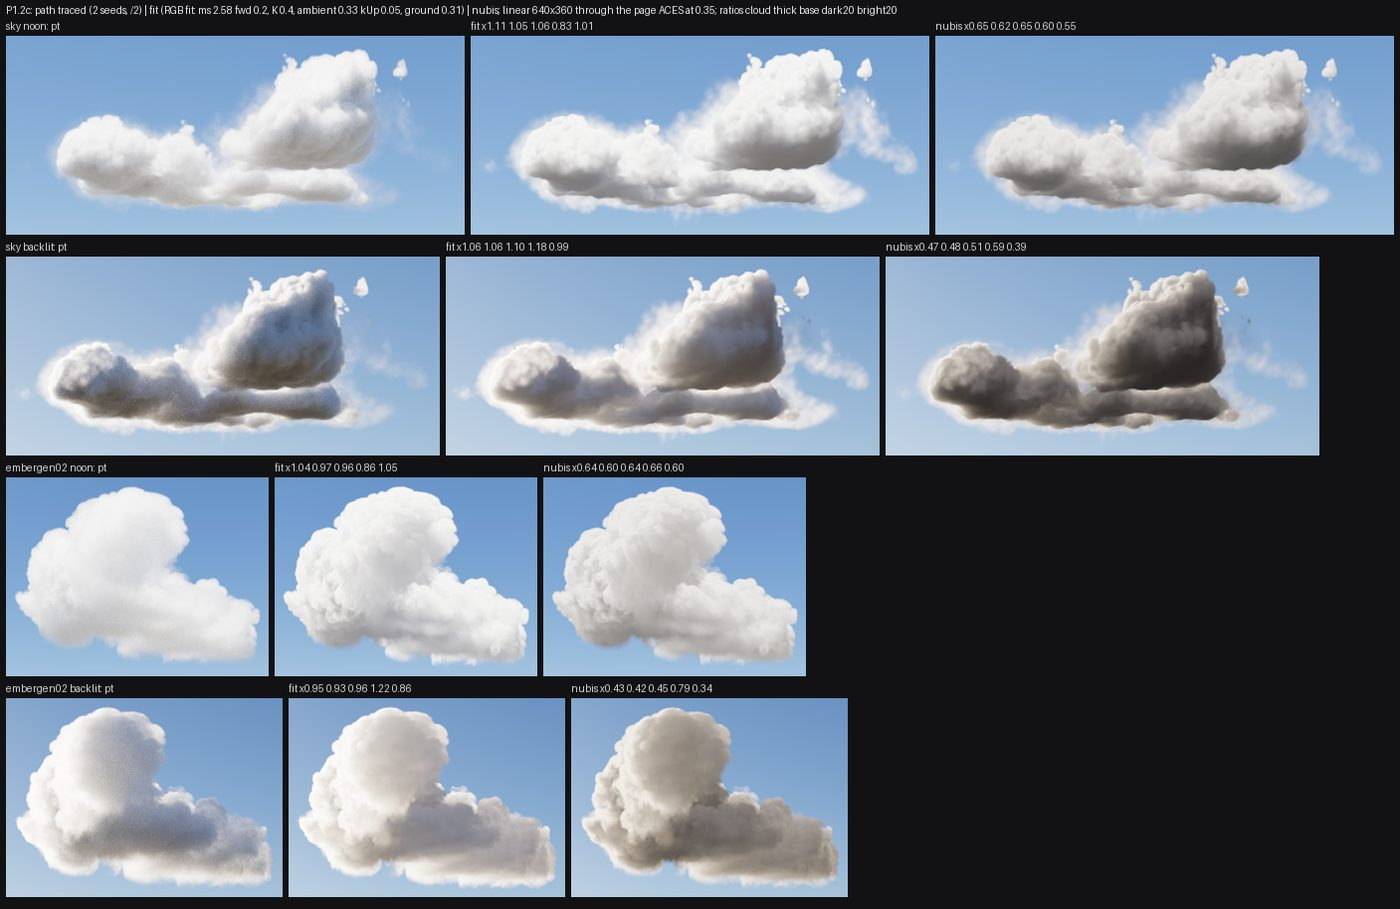

The Python source for this figure:
#!/usr/bin/env python3
"""P1.2c sheet: path traced (2 seeds, /2) | fit (P1.2c defaults: <cloud>/final) | nubis (P1.2a's frames, unchanged), the P1.2a layout."""
import sys
from pathlib import Path

import numpy as np
from PIL import Image, ImageDraw

HERE = Path(__file__).resolve().parent
import importlib.util  # noqa: E402
_spec = importlib.util.spec_from_file_location('fit_p12b', HERE.parent / 'P1-2b' / 'fit.py')
F = importlib.util.module_from_spec(_spec); _spec.loader.exec_module(F)
sc = F.sc
NUBIS = Path(sys.argv[1]) if len(sys.argv) > 1 else Path('/Users/dex/Developer/WebGPUClouds/.claude/worktrees/agent-ab50b258c64ef6215/work/captures/P1-2a')

rows, tile_h = [], 200
for cloud, sun in F.FRAMES:
    reg, pt = F.reference(cloud, sun)
    fit = sc.read_pfm(HERE / cloud / 'final' / f'fit-{sun}.pfm')[..., :3]
    nub = sc.read_pfm(NUBIS / cloud / f'nubis-{sun}.pfm')[..., :3]
    a = F.half(sc.as_mask(sc.read_pfm(F.REF / cloud / f'alpha-{sun}.pfm'))[..., None])
    rf, rn = F.means(fit, reg) / F.means(pt, reg), F.means(nub, reg) / F.means(pt, reg)
    ys, xs = np.nonzero(a > 0.02)
    h, w = a.shape
    mg = 10
    y0, y1, x0, x1 = max(0, ys.min() - mg), min(h, ys.max() + mg), max(0, xs.min() - mg), min(w, xs.max() + mg)
    tiles = []
    for img in [pt, fit, nub]:
        t = Image.fromarray((np.clip(sc.aces_srgb(img[y0:y1, x0:x1], 0.35), 0, 1) * 255).astype(np.uint8))
        tiles.append(t.resize((max(1, int(t.size[0] * tile_h / t.size[1])), tile_h), Image.LANCZOS))
    rows.append((f'{cloud} {sun}', tiles, rf, rn))
pad, lh = 6, 16
W = max(sum(t.size[0] for t in ts) + pad * 4 for _, ts, _, _ in rows)
H = 20 + len(rows) * (tile_h + lh + pad) + pad
out = Image.new('RGB', (W, H), (18, 18, 20))
dr = ImageDraw.Draw(out)
dr.text((pad, 4), 'P1.2c: path traced (2 seeds, /2) | fit (RGB fit: ms 2.58 fwd 0.2, K 0.4, ambient 0.33 kUp 0.05, ground 0.31) | nubis; linear 640x360 through the page ACES at 0.35;'
        ' ratios cloud thick base dark20 bright20', fill=(230, 230, 230))
for i, (lab, ts, rf, rn) in enumerate(rows):
    y, x = 20 + i * (tile_h + lh + pad), pad
    labels = [f'{lab}: pt', 'fit x' + ' '.join(f'{v:.2f}' for v in rf), 'nubis x' + ' '.join(f'{v:.2f}' for v in rn)]
    for lab_, t in zip(labels, ts):
        dr.text((x, y), lab_, fill=(210, 210, 210))
        out.paste(t, (x, y + lh))
        x += t.size[0] + pad
if out.size[0] > 1400:
    out = out.resize((1400, int(out.size[1] * 1400 / out.size[0])), Image.LANCZOS)
out.save(HERE / 'sheet.jpg', quality=82)
print(HERE / 'sheet.jpg', (HERE / 'sheet.jpg').stat().st_size // 1024, 'KB')
